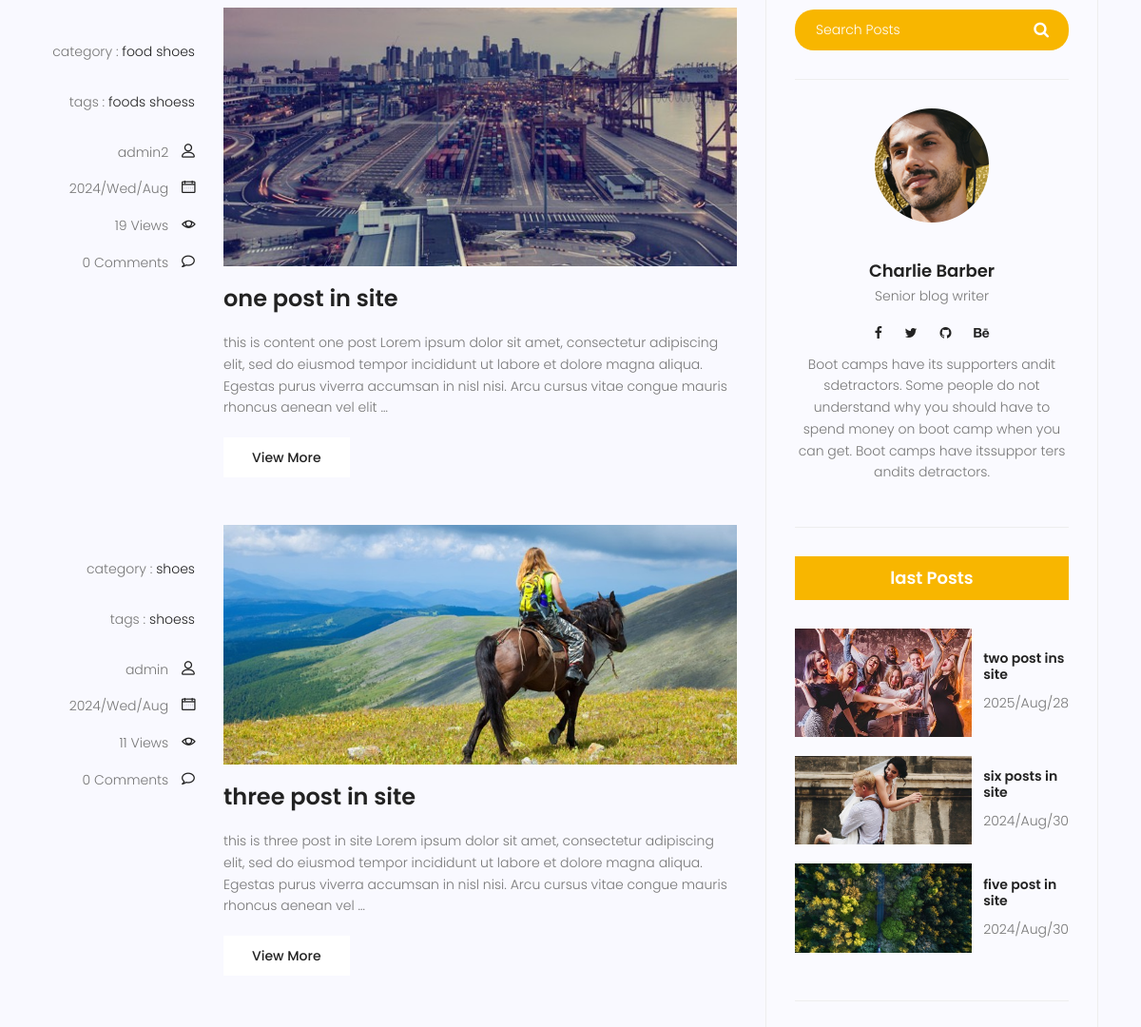
/blogs/category/shoes/ (middle part), run on an earlier commit of the app's database.
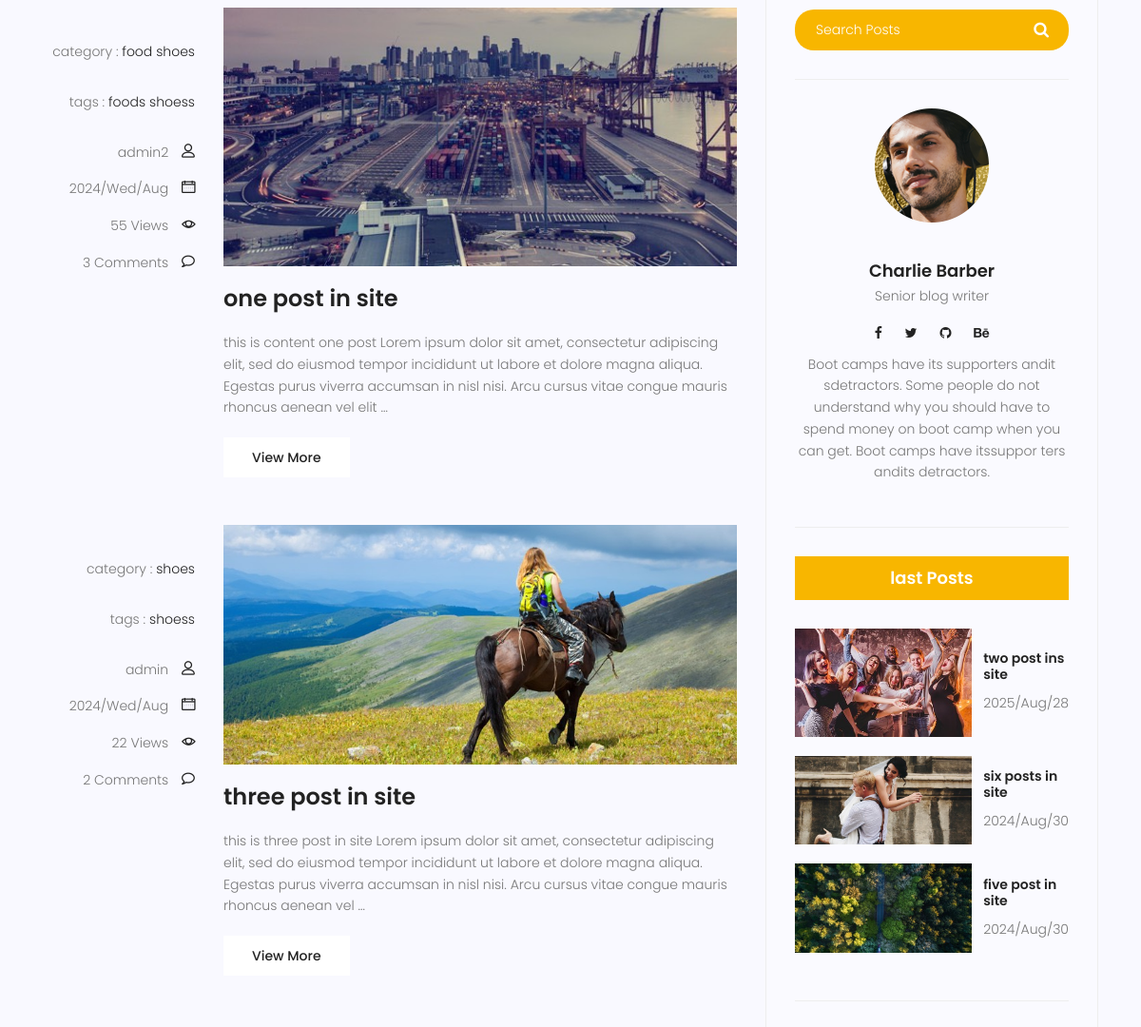
And on a later commit of the database.
### blog/models.py (models this page shows, shortened)
class Post(models.Model):
    author = models.ForeignKey(User,on_delete=models.SET_NULL,null=True)
    title = models.CharField(max_length=255)
    content = models.TextField()
    tag = TaggableManager()
    category = models.ManyToManyField('Category')
    image = models.ImageField(upload_to="blog_image",null=True)
    status = models.BooleanField(default=False)
    counted_view = models.IntegerField(default=0)
    created_date = models.DateTimeField(auto_now_add=True,null=True)
    updated_date = models.DateTimeField(auto_now=True,null=True)
    published_date = models.DateTimeField(null=True)
    class Meta:
        ordering = ["created_date"]
        verbose_name = "پست "
        verbose_name_plural = "پست ها "

class Category(models.Model):
    name = models.CharField(max_length=255)
    def __str__(self):
        return self.name
    class Meta:
        verbose_name = "دسته بندی "
        verbose_name_plural = "دسته بندی ها"

### blog/views.py (the view)
# urls.py: path("",views.all_blogs_view,name="all"),
def all_blogs_view(request,**kwargs):
    time_now = timezone.now()
    posts = Post.objects.exclude(published_date__gt=time_now).filter(status=True)
    cat_name = ""
    username = ""
    tag_name= ""
    if kwargs.get("cat_name") != None:
        cat_name = kwargs.get("cat_name")
        posts = posts.filter(category__name=kwargs.get("cat_name"))
    if kwargs.get("tag_name") != None:
        tag_name = kwargs.get("tag_name")
        posts = posts.filter(tag__name__in=[kwargs.get("tag_name")])
    if kwargs.get("username") != None:
        username = kwargs.get("username")
        posts = posts.filter(author__username=kwargs.get("username"))
    posts = Paginator(posts,2)
    try :
        page_number = request.GET.get("page")
        posts = posts.get_page(page_number)
    except PageNotAnInteger:
        posts = posts.get_page(1)
    except EmptyPage :
        posts = posts.get_page(1)
    return render(request,"blog/all_blog.html",{"posts" :posts,"cat_name":cat_name ,"username" :username,"tag_name":tag_name})

### blog/templatetags/blog_sidebar.py (called while the page is built)
@register.inclusion_tag("blog/category_sidebar.html")
def all_category_sidebar():
    time_now = timezone.now()
    posts = Post.objects.exclude(published_date__gt=time_now).filter(status=True)
    category_dict = {}
    category = Category.objects.all()
    for name in category :
        category_dict[name] = posts.filter(category=name).count()
    return {
        "category": category_dict
    }

@register.inclusion_tag("blog/last_post_sidebar.html")
def last_post_sidebar():
    time_now = timezone.now()
    last_posts = Post.objects.exclude(published_date__gt=time_now).filter(status=True).order_by("-published_date")[:3]
    return {"last_posts" :last_posts}

### blog/templatetags/count_comment.py (called while the page is built)
@register.simple_tag(name="count_comment_post")
def count_comment_post(pid):
    post_single = Post.objects.get(id=pid)
    comments = Comment.objects.filter(post=post_single.id,allow=True).count()
    return comments

### templates/blog/all_blog.html (shortened to what this page needs)
{% extends 'base.html' %}
{% load static %}
{% load blog_sidebar %}
{% load count_comment %}
{% block content %}
<section class="post-content-area">
    <div class="container">
        <div class="row">
            <div class="col-lg-8 posts-list">
                {% for post in posts %}
                <div class="single-post row">
                    <div class="col-lg-3  col-md-3 meta-details">
                        <ul class="tags">
                            category :
                            {% for cat in post.category.all%}
                            <li><a href="{% url 'blog:category' cat.name %}">{{cat.name}}</a></li>
                            {% endfor %}
                        </ul>
                        <ul class="tags">
                            tags :
                            {% for tag in post.tag.all%}
                            <li><a href="{% url 'blog:tag' tag.name %}">{{tag.name}}</a></li>
                            {% endfor %}
                        </ul>
                        <div class="user-details row">
                            <p class="user-name col-lg-12 col-md-12 col-6"><a href="{% url 'blog:author' post.author.username %}">{{ post.author}}</a> <span class="lnr lnr-user"></span></p>
                            <p class="date col-lg-12 col-md-12 col-6"><a href="#">{{post.published_date|date:"Y/D/M "}}</a> <span class="lnr lnr-calendar-full"></span></p>
                            <p class="view col-lg-12 col-md-12 col-6"><a href="#">{{post.counted_view}} Views</a> <span class="lnr lnr-eye"></span></p>
                            <p class="comments col-lg-12 col-md-12 col-6"><a href="#">{% count_comment_post post.id %} Comments</a> <span class="lnr lnr-bubble"></span></p>
                        </div>
                    </div>
                    <div class="col-lg-9 col-md-9 ">
                        <div class="feature-img">
                            <img class="img-fluid" src="{{post.image.url}}" alt="">
                        </div>
                        <a class="posts-title" href="{% url 'blog:single' post.id %}"><h3>{{post.title}}</h3></a>
                        <p class="excert">
                            {{post.content|truncatewords:40}}
                        </p>
                        <a href="{% url 'blog:single' post.id %}" class="primary-btn">View More</a>
                    </div>
                </div>
                {% endfor %}
            </div>
            <div class="col-lg-4 sidebar-widgets">
                <div class="widget-wrap">
                    <div class="single-sidebar-widget search-widget">
                        <form class="search-form" action="{% url 'blog:search' %}">
                            <input placeholder="Search Posts" name="search_word" type="text" onfocus="this.placeholder = ''" onblur="this.placeholder = 'Search Posts'" >
                            <button type="submit"><i class="fa fa-search"></i></button>
                        </form>
                    </div>
                    <div class="single-sidebar-widget user-info-widget">
                        <img src="{% static 'img/blog/user-info.png' %}" alt="">
                        <a href="#"><h4>Charlie Barber</h4></a>
                        <p>
                            Senior blog writer
                        </p>
                        <ul class="social-links">
                            <li><a href="#"><i class="fa fa-facebook"></i></a></li>
                            <li><a href="#"><i class="fa fa-twitter"></i></a></li>
                            <li><a href="#"><i class="fa fa-github"></i></a></li>
                            <li><a href="#"><i class="fa fa-behance"></i></a></li>
                        </ul>
                        <p>
                            Boot camps have its supporters andit sdetractors. Some people do not understand why you should have to spend money on boot camp when you can get. Boot camps have itssuppor ters andits detractors.
                        </p>
                    </div>
                    {% last_post_sidebar %}
                </div>
            </div>
        </div>
    </div>
</section>
{% endblock %}

### templates/base.html (shortened to what this page needs)
{% load static %}
<!DOCTYPE html>
<html lang="zxx" class="no-js">
<head>
        <link rel="stylesheet" href="{% static 'css/linearicons.css' %}">
        <link rel="stylesheet" href="{% static 'css/font-awesome.min.css' %}">
        <link rel="stylesheet" href="{% static 'css/bootstrap.css' %}">
        <link rel="stylesheet" href="{% static 'css/magnific-popup.css' %}">
        <link rel="stylesheet" href="{% static 'css/jquery-ui.css' %}">
        <link rel="stylesheet" href="{% static 'css/nice-select.css' %}">
        <link rel="stylesheet" href="{% static 'css/animate.min.css' %}">
        <link rel="stylesheet" href="{% static 'css/owl.carousel.css' %}">
        <link rel="stylesheet" href="{% static 'css/main.css' %}">
    </head>
    <body>
        {% block content %}
        {% endblock %}
        {% include "includes/foot_script.html" %}

### templates/includes/header_site.html (shortened to what this page needs)
{% load static %}

### templates/blog/last_post_sidebar.html
{% load static %}
<div class="single-sidebar-widget popular-post-widget">
    <h4 class="popular-title">last Posts</h4>
    <div class="popular-post-list">
        {% for post in last_posts %}
        <div class="single-post-list d-flex flex-row align-items-center">
            <div class="thumb">
                <img class="img-fluid" src="{{post.image.url}}" alt="">
            </div>
            <div class="details">
                <a href="{% url 'blog:single' post.id%}"><h6>{{post.title}}</h6></a>
                <p>{{post.published_date|date:"Y/M/d"}}</p>
            </div>
        </div>
        {% endfor %}
    </div>
</div>

### templates/blog/category_sidebar.html (shortened to what this page needs)
{% load static %}

### templates/includes/footer_site.html (shortened to what this page needs)
{% load static %}

### templates/includes/foot_script.html (shortened to what this page needs)
{% load static %}
</body>
</html>

What changed in the data, as far as the page shows it:
changed Post "one post in site": counted_view "19" → "55"; id "0" → "3"
changed Post "three post in site": counted_view "11" → "22"; id "0" → "2"
